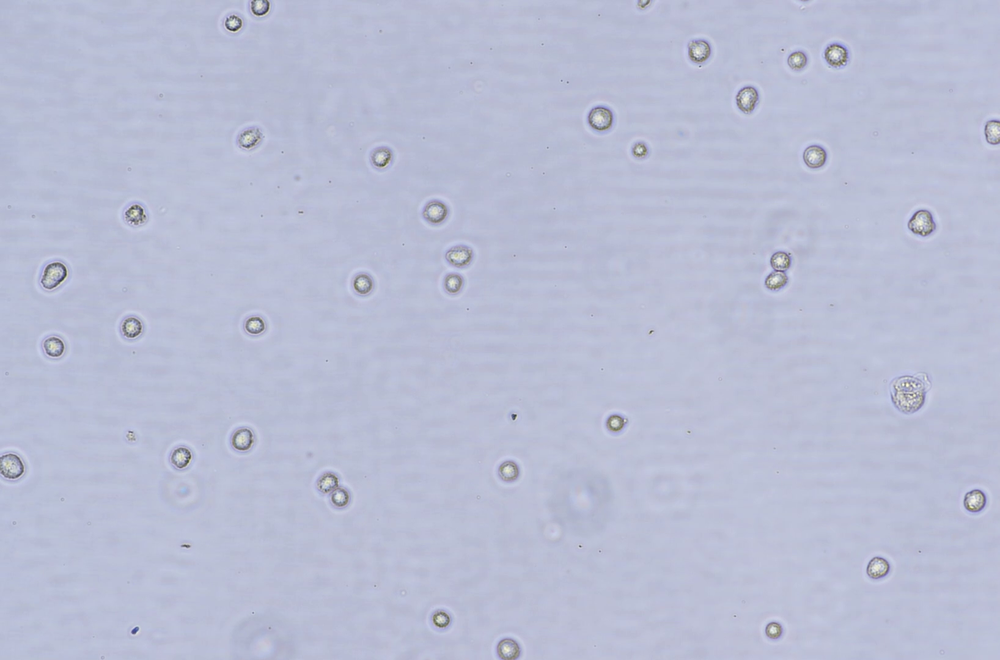
//> input picture ContactPathPlan/test.png, 1000 x 660 px, shrunk from 1636 x 1080 before the run
$ ./main   (built with g++ and OpenCV 4)
//> lines starting //> are read from the running program, lines starting //| are printed output that depends on the picture; after the words box and inside, x2 and y2 are one past the last pixel; in counts of white or black regions, pixels touching at a corner belong together
//> further down, src is the input picture: 660 rows x 1000 cols, CV_8UC3; mean B, G, R 212.3, 189.8, 185.1
//"E:\\Contact Detection\\ContactPathPlan\\test.png"

#include <opencv2/opencv.hpp>
#include <vector>

using namespace cv;
using namespace std;


vector<Point2f> findCellCenters(const Mat& src)
{
	Mat gray, binary, morphed;
	vector<vector<Point>> contours;
	vector<Vec4i> hierarchy;
	vector<Point2f> centers;

	// 预处理图像，转换为灰度图像并进行二值化
	cvtColor(src, gray, COLOR_BGR2GRAY);
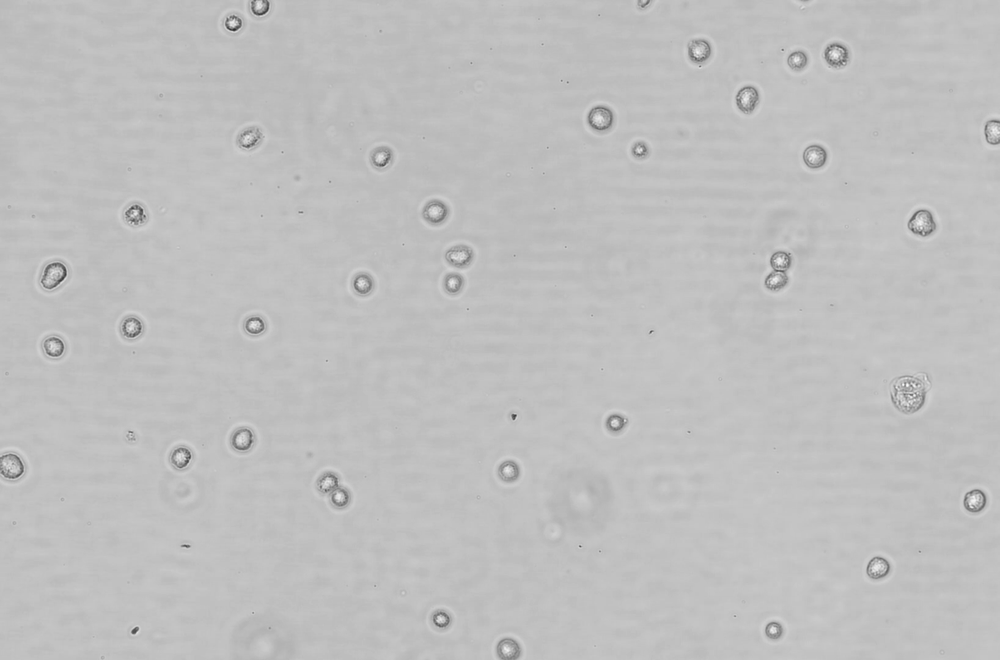
//> gray: 660 rows x 1000 cols, CV_8UC1; min 41, max 252, mean 191
	threshold(gray, binary, 0, 255, THRESH_BINARY_INV | THRESH_OTSU);
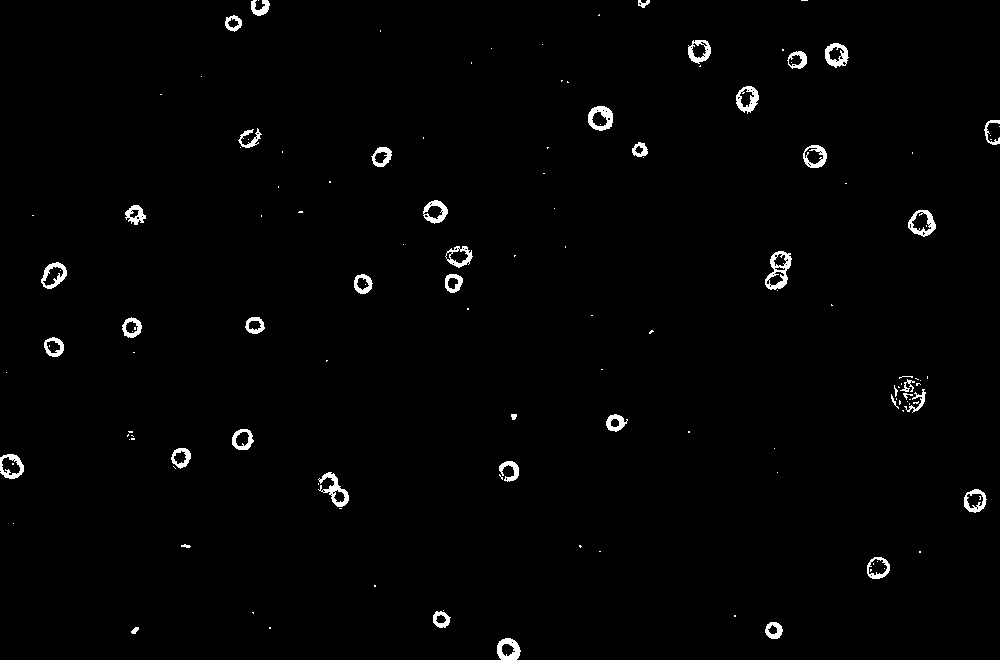
//> binary: 660 rows x 1000 cols, CV_8UC1; 1.4% white; 135 white regions (92 under 20 px), largest, box (x1, y1, x2, y2) and area: (765, 251, 792, 290) 460, (318, 472, 349, 507) 389, (588, 106, 613, 131) 358

	// 进行形态学操作，消除噪声和小斑点
	Mat kernel = getStructuringElement(MORPH_ELLIPSE, Size(5, 5));
	morphologyEx(binary, morphed, MORPH_OPEN, kernel);
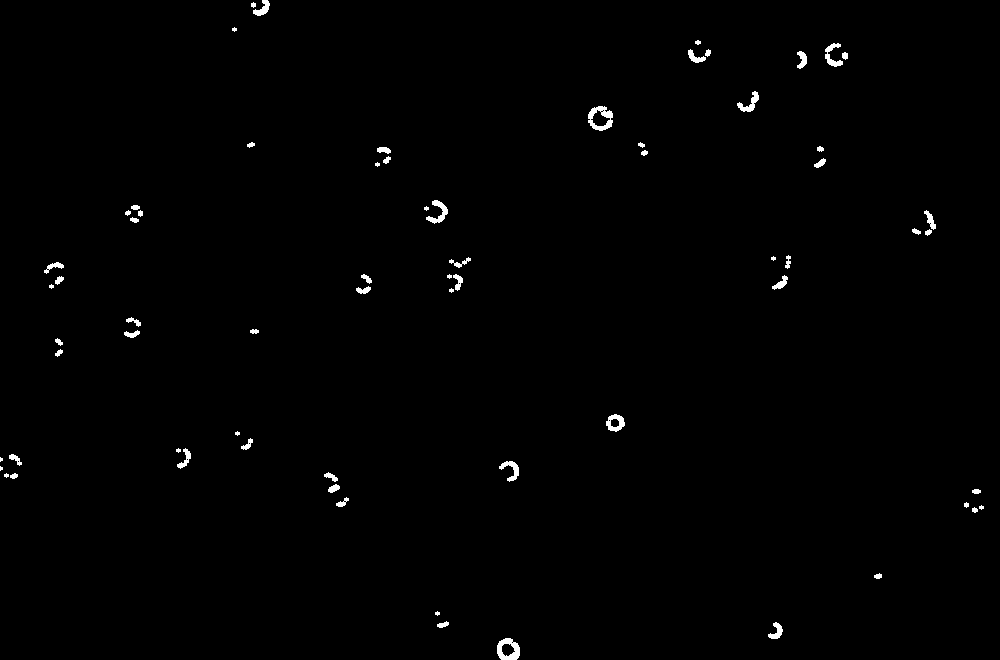
//> morphed: 660 rows x 1000 cols, CV_8UC1; 0.68% white; 68 white regions (14 under 20 px)

	imshow("morphed", morphed);
	waitKey(0);

	// 查找轮廓
	findContours(morphed, contours, hierarchy, RETR_EXTERNAL, CHAIN_APPROX_SIMPLE);
//> contours = 68 contours, 21 with area under 20; largest, box (x1, y1, x2, y2) and area: (588, 106, 613, 131) 442, (497, 638, 520, 660) 386, (606, 414, 625, 432) 222, (426, 200, 448, 224) 167, (825, 43, 843, 67) 146

	// 计算每个轮廓的中心点
	for (int i = 0; i < contours.size(); i++) {
		Moments mu = moments(contours[i], false);
		Point2f center(mu.m10 / mu.m00, mu.m01 / mu.m00);
		centers.push_back(center);
	}
//> this loop made 68 passes
//> center on passes 1 to 12: Point(507.8, 649.4), Point(776.3, 631.2), Point(442.6, 624.4), Point(437, 613), Point(877.7, 575.8), Point(974.4, 509.6), Point(981, 507), Point(966, 504.5), Point(342.1, 502.5), Point(976, 491), Point(333.5, 488.1), Point(13.62, 475.6)
//> after the loop, centers = 68 Points (x, y), first 12: [507.8, 649.4], [776.3, 631.2], [442.6, 624.4], [437, 613], [877.7, 575.8], [974.4, 509.6], [981, 507], [966, 504.5], [342.1, 502.5], [976, 491], [333.5, 488.1], [13.62, 475.6]

	return centers;
}

int main()
{
	Mat src = imread("E:\\Contact Detection\\ContactPathPlan\\test.png");
	vector<Point2f> centers = findCellCenters(src);

	// 在原图像中绘制每个细胞的中心点
	for (int i = 0; i < centers.size(); i++) {
		circle(src, centers[i], 3, Scalar(0, 0, 255), -1);
	}
//> this loop made 68 passes
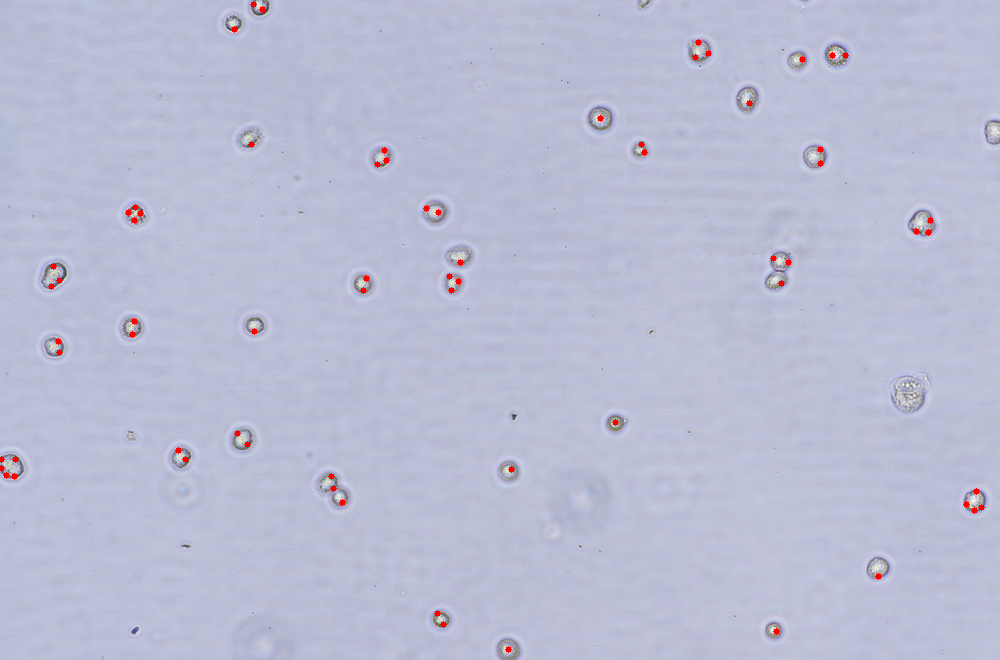
//> src: 660 rows x 1000 cols, CV_8UC3; 0.3% of pixels changed, all inside (x1, y1, x2, y2) = (0, 1, 985, 653)

	imshow("result", src);
	waitKey(0);

	// 创建包含所有点的轮廓
	vector<vector<Point>> contours;
	contours.push_back(vector<Point>(centers.begin(), centers.end()));
//> contours = 1 contour; box (x1, y1, x2, y2) and area: (1, 4, 982, 650) 81688

	// 寻找最短路径
	vector<Vec4i> hierarchy;
	vector<Point> approx;
	approxPolyDP(contours[0], approx, 1, true);
//> approx = 62 Points (x, y), first 12: [981, 507], [966, 504], [342, 502], [976, 491], [333, 488], [6, 475], [331, 476], [1, 468], [511, 469], [1, 459], [185, 459], [178, 450]

	// 绘制路径
	Mat pathImage = Mat::zeros(src.size(), CV_8UC3);
	drawContours(pathImage, contours, 0, Scalar(255, 0, 0), 2);
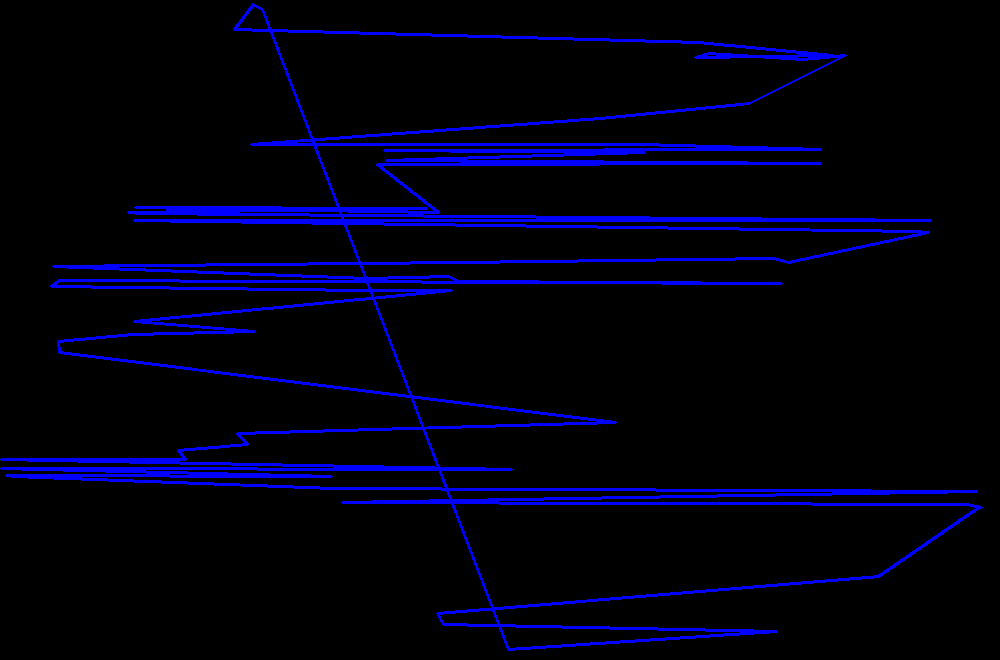
//> pathImage: 660 rows x 1000 cols, CV_8UC3; mean B, G, R 18, 0, 0
	imshow("Path", pathImage);
	waitKey(0);

	drawContours(src, contours, 0, Scalar(255, 0, 0), 2);
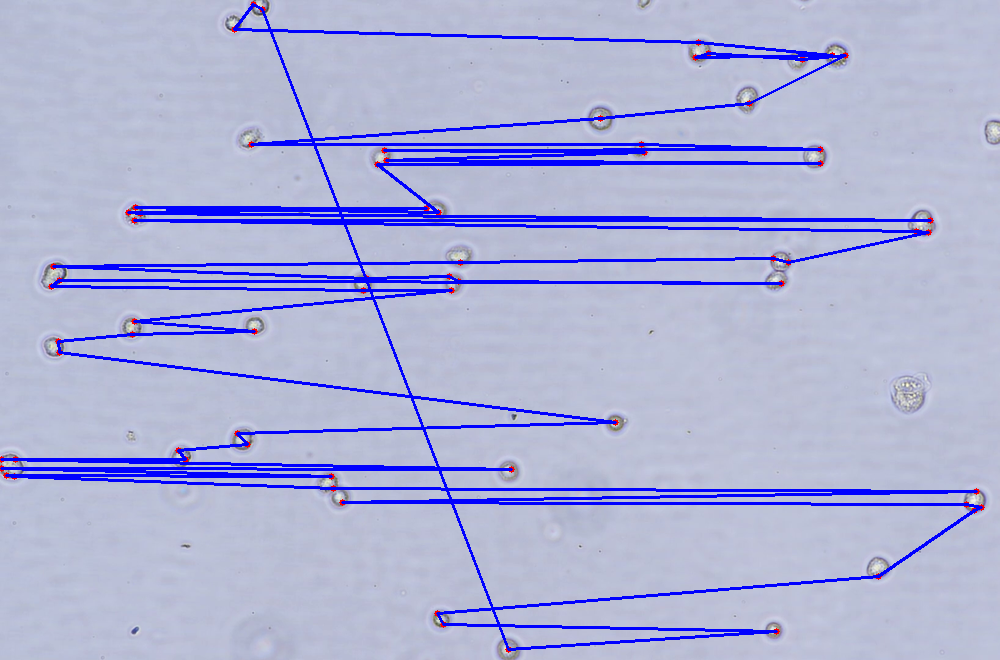
//> src: 660 rows x 1000 cols, CV_8UC3; 7.05% of pixels changed, all inside (x1, y1, x2, y2) = (0, 3, 983, 651)


	imshow("PathSRC", src);
	waitKey(0);


	return 0;
}
